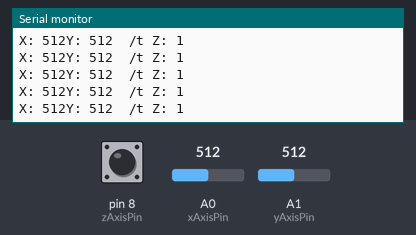
The sketch below on a simulated Arduino Uno, built with avr-gcc and run on an emulated ATmega328P. On the bench: the last lines printed to the serial monitor. Inputs (shaded band) come from the test bench; at power-on: A0 (xAxisPin) = 512, A1 (yAxisPin) = 512, pin 8 (zAxisPin) HIGH.

Above: at 1.2 s.
1.3 s: A0 (xAxisPin) set to 716
At 1.56 s:
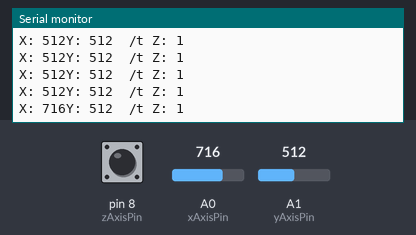
2.8 s: A1 (yAxisPin) set to 716
At 2.97 s:
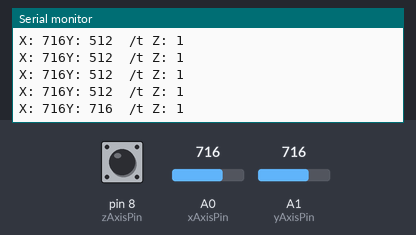
4.3 s: pin 8 (zAxisPin) pulled LOW for 0.25 s
At 4.57 s:
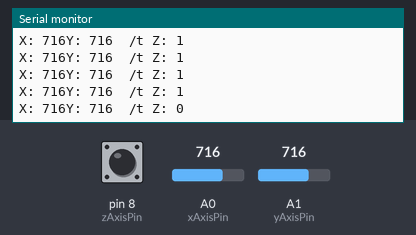
6.0 s: A0 (xAxisPin) set to 900
At 6.18 s:
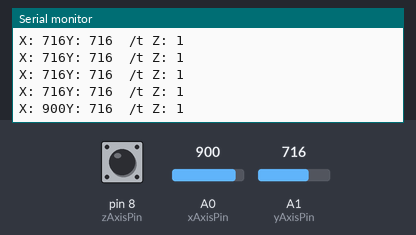
7.5 s: pin 8 (zAxisPin) pulled LOW for 1 s
At 7.78 s:
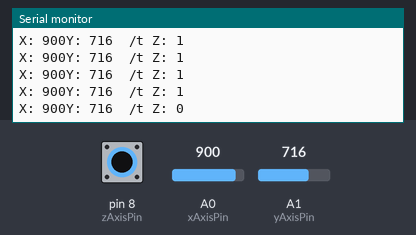
10.0 s: A1 (yAxisPin) set to 900
At 10.19 s:
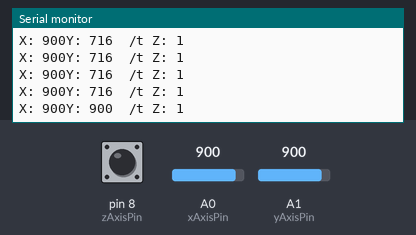
Timing chart, 0 to 12.5 s (numbered marks = the images above; inputs shaded):
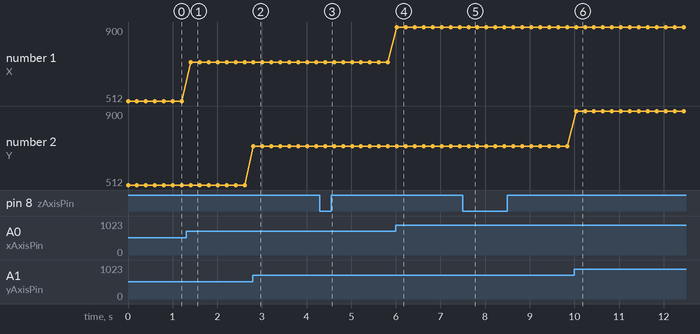

The sketch:

JoyStick.ino
```cpp
int xAxisPin = 0;
int yAxisPin = 1;
int zAxisPin = 8;
int xVal, yVal, zVal;

void setup() {
  pinMode(zAxisPin, INPUT_PULLUP);
  Serial.begin(9600);
}

void loop() {
  // put your main code here, to run repeatedly:
  xVal = analogRead(xAxisPin);
  yVal = analogRead(yAxisPin);
  zVal = digitalRead(zAxisPin);

  Serial.print("X: ");
  Serial.print(xVal);
  Serial.print("Y: ");
  Serial.print(yVal);
  Serial.print("  /t Z: ");
  Serial.println(zVal);
  delay(200);
};
```

Measured:
- after the input at 1.3 s, the serial monitor: prints a new line after 0.11 s (image 1)
- after the input at 2.8 s, the serial monitor: prints a new line at once (image 2)
- after the input at 4.3 s, the serial monitor: prints a new line after 0.12 s (image 3)
- after the input at 6.0 s, the serial monitor: prints a new line at once (image 4)
- after the input at 7.5 s, the serial monitor: prints a new line after 0.13 s (image 5)
- after the input at 10.0 s, the serial monitor: prints a new line at once (image 6)
- plotted number 1: 512 → 716 after the input at 1.3 s, 716 → 900 after the input at 6.0 s
